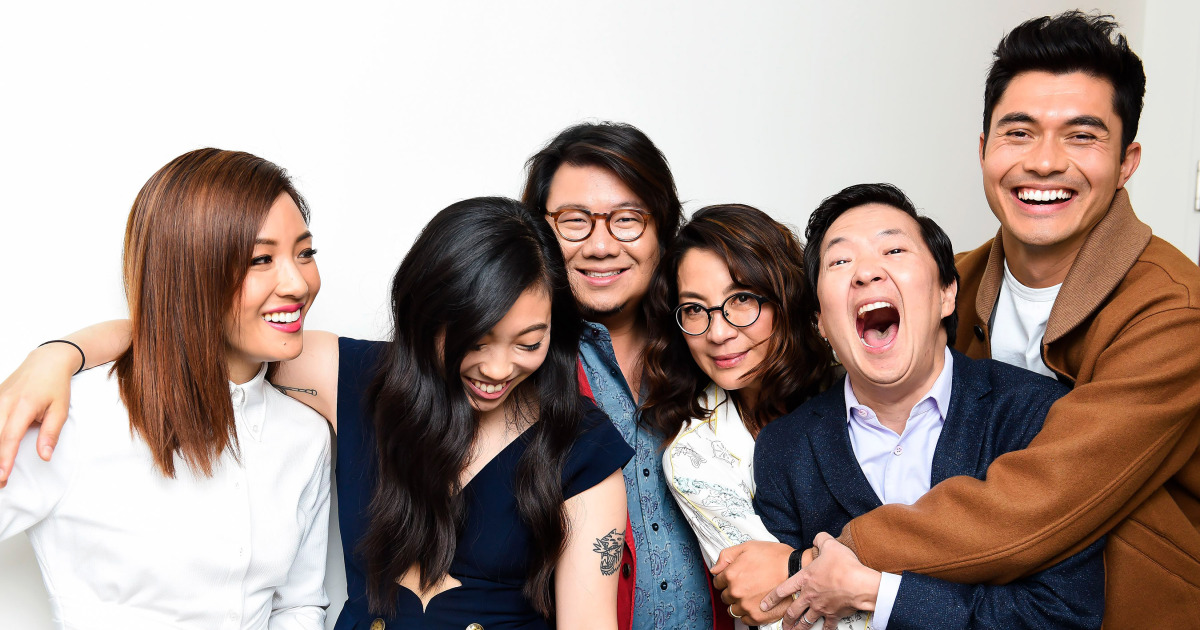
#> input picture openCV/Human_Detection/Ho/people.jpg, 1200 x 630 px; its folder holds only this picture in this run
$ python main.py
#> lines starting #> are read from the running program, lines starting #| are printed output that depends on the picture
import cv2
import time
import numpy as np
import imutils
from imutils import paths
from imutils.object_detection import non_max_suppression

start = time.time()
hog = cv2.HOGDescriptor()
hog.setSVMDetector(cv2.HOGDescriptor_getDefaultPeopleDetector())

for imagePath in paths.list_images('./HO'):
    image = cv2.imread(imagePath)
#> image is the input picture: shape (630, 1200, 3); mean B, G, R 144, 150.3, 167.2
    image = imutils.resize(image, width=min(400, image.shape[1]))
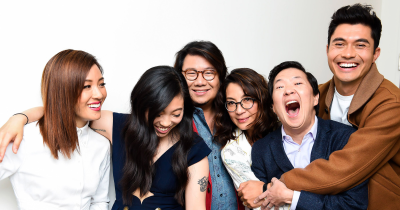
#> image: shape (210, 400, 3); mean B, G, R 144, 150.3, 167.2
    orig = image.copy()

    (rects, weights) = hog.detectMultiScale(image, winStride=(4, 4), padding=(8, 8), scale=1.05)
#> rects = [[29, 42, 69, 139]]; weights = [0.871]

    rects = np.array([[x, y, x + w, y + h] for (x, y, w, h) in rects])
#> rects = [[29, 42, 98, 181]]
    pick = non_max_suppression(rects, probs=None, overlapThresh=0.65)
#> pick = [[29, 42, 98, 181]]

    for (xA, yA, xB, yB) in pick:
        cv2.rectangle(image, (xA, yA), (xB, yB), (0, 255, 0), 2)
        cv2.imwrite('result.jpg', image)
#> this loop made 1 pass
#> pass 1, `cv2.imwrite('result.jpg', image)`:
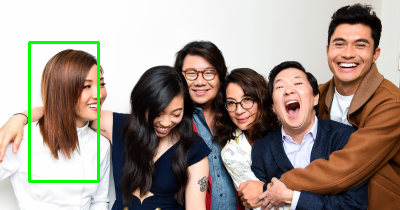
#> saved as result.jpg: shape (210, 400, 3); mean B, G, R 140.6, 150.6, 163.6

    cv2.imshow("result" ,image)
    cv2.waitKey(0)

    filename = imagePath[imagePath.rfind("/") + 1:]

print("time : ", time.time() - start)

$ run again, on openCV/Human_Detection/Ho/threePerson.jpg
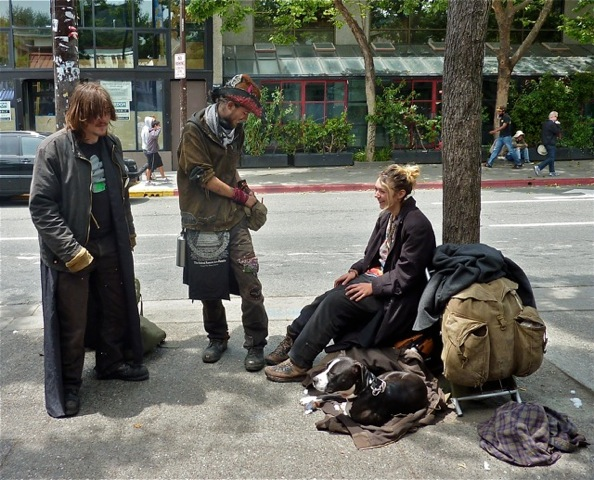
#> input picture openCV/Human_Detection/Ho/threePerson.jpg, 594 x 480 px
#> image is the input picture: shape (480, 594, 3); mean B, G, R 92.8, 101.2, 101.3
#> `(rects, weights) = hog.detectMultiScale(image, winStride=(4, 4), paddi..`: rects = [[237, 106, 78, 156], [94, 69, 102, 203], [0, 38, 126, 268]]; weights = [0.646, 1.19, 1.97]
#> `rects = np.array([[x, y, x + w, y + h] for (x, y, w, h) in rects])`: rects = [[237, 106, 315, 262], [94, 69, 196, 272], [0, 38, 126, 306]]
#> pick = [[0, 38, 126, 306], [94, 69, 196, 272], [237, 106, 315, 262]]
#> the loop `for (xA, yA, xB, yB) in pick:` made 3 passes
#> pass 1, `cv2.imwrite('result.jpg', image)`:
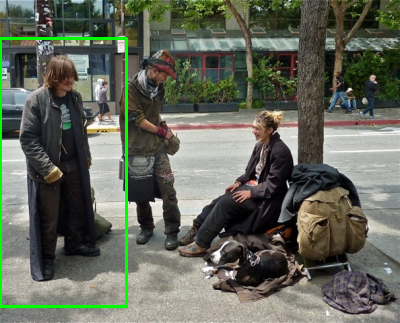
#> saved as result.jpg: shape (323, 400, 3); mean B, G, R 91, 103.4, 99.3
#> after the loop `for (xA, yA, xB, yB) in pick:`:
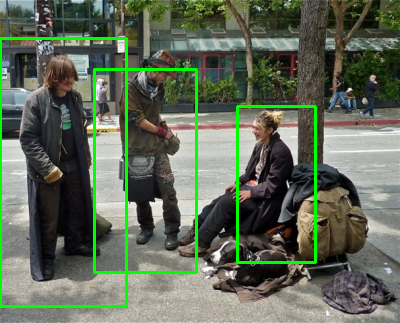
#> image: shape (323, 400, 3); mean B, G, R 88.5, 107, 96.6
